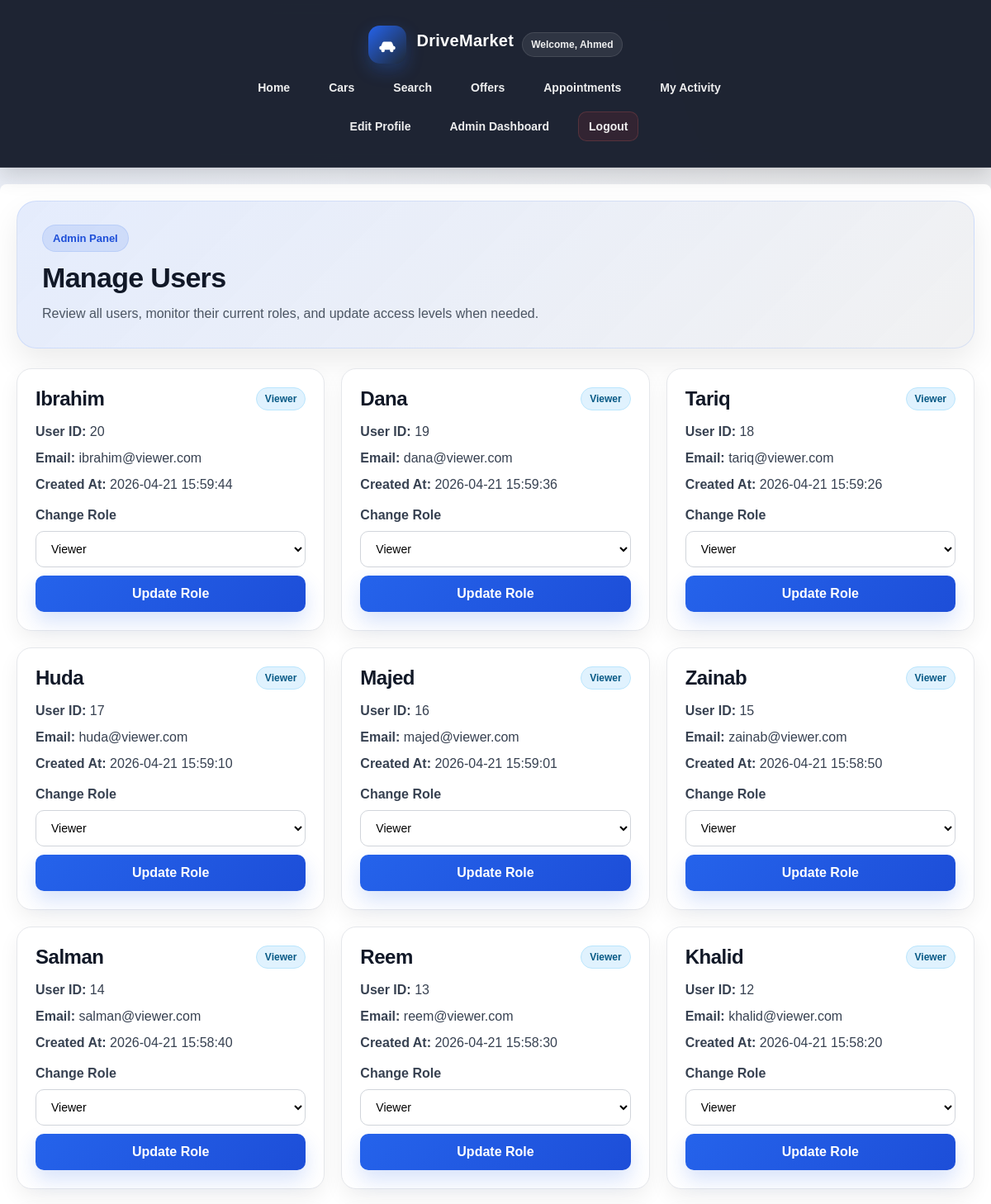
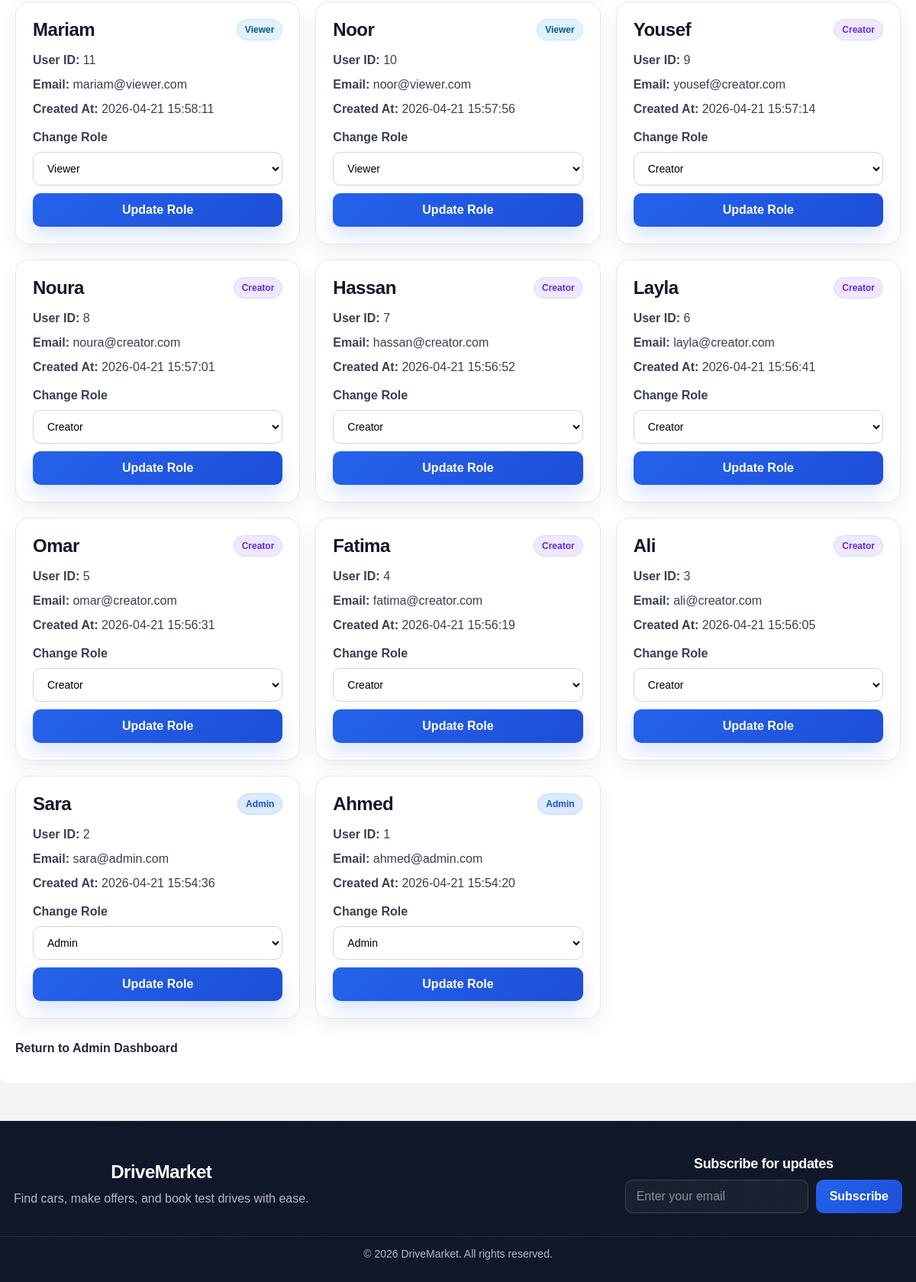
/admin/manage_users.php (signed in), run on the app's committed database (2 pictures, top to bottom).
### tables this page shows
CREATE TABLE `dbProj_users` (
  `user_id` int NOT NULL,
  `username` varchar(50) NOT NULL,
  `email` varchar(100) NOT NULL,
  `password` varchar(255) NOT NULL,
  `role` enum('viewer','creator','admin') DEFAULT 'viewer',
  `created_at` timestamp NULL DEFAULT CURRENT_TIMESTAMP
);

### admin/manage_users.php (the view, shortened to what this page needs)
<?php
$conn = getConnection();
$sql = "SELECT user_id, username, email, role, created_at FROM dbProj_users ORDER BY created_at DESC";
$result = mysqli_query($conn, $sql);
include '../includes/header.php';
?>
<div class="admin-manage-page">
    <div class="form-hero admin-hero">
        <span class="dashboard-badge">Admin Panel</span>
        <h2>Manage Users</h2>
        <p>Review all users, monitor their current roles, and update access levels when needed.</p>
    </div>
    <?php if ($result && mysqli_num_rows($result) > 0): ?>
        <div class="admin-users-grid">
            <?php while ($user = mysqli_fetch_assoc($result)): ?>
                <div class="admin-user-card">
                    <div class="admin-user-top">
                        <h3><?php echo htmlspecialchars($user['username']); ?></h3>
                        <span class="user-role-badge <?php echo htmlspecialchars($user['role']); ?>">
                            <?php echo htmlspecialchars(ucfirst($user['role'])); ?>
                        </span>
                    </div>
                    <div class="admin-user-meta">
                        <p><strong>User ID:</strong> <?php echo htmlspecialchars($user['user_id']); ?></p>
                        <p><strong>Email:</strong> <?php echo htmlspecialchars($user['email']); ?></p>
                        <p><strong>Created At:</strong> <?php echo htmlspecialchars($user['created_at']); ?></p>
                    </div>
                    <form method="POST" class="admin-user-form">
                        <label for="role_<?php echo $user['user_id']; ?>">Change Role</label>
                        <select name="role" id="role_<?php echo $user['user_id']; ?>">
                            <option value="viewer" <?php if ($user['role'] === 'viewer') echo 'selected'; ?>>Viewer</option>
                            <option value="creator" <?php if ($user['role'] === 'creator') echo 'selected'; ?>>Creator</option>
                            <option value="admin" <?php if ($user['role'] === 'admin') echo 'selected'; ?>>Admin</option>
                        </select>
                        <button type="submit" class="form-main-btn">Update Role</button>
                    </form>
                </div>
            <?php endwhile; ?>
        </div>
    <?php endif; ?>
</div>
<p style="margin-top: 20px;">
    <a href="admin_dashboard.php" class="back-link">Return to Admin Dashboard</a>
</p>
<?php include '../includes/footer.php'; ?>

### assets/css/style.css (style rules this page uses)
body { margin: 0; font-family: Arial, sans-serif; background-color: #f4f4f4; color: #222; }
.back-link { display: inline-block; margin-top: 10px; color: #1f2937; font-weight: bold; text-decoration: none; }
:root { --bg: #f3f4f6; --surface: #ffffff; --surface-soft: #f9fafb; --border: #e5e7eb; --text: #111827; --text-soft: #6b7280; --primary: #1f2937; --primary-hover: #111827; --accent: #2563eb; --accent-hover: #1d4ed8; --success: #059669; --danger: #dc2626; --shadow-sm: 0 6px 16px rgba(0, 0, 0, 0.05); --shadow-md: 0 10px 28px rgba(0, 0, 0, 0.08); --shadow-lg: 0 18px 38px rgba(0, 0, 0, 0.12); --radius-md: 12px; --radius-lg: 18px; --radius-xl: 24px; --transition: all 0.25s ease; }
* { box-sizing: border-box; }
html { scroll-behavior: smooth; }
body { margin: 0; font-family: Arial, Helvetica, sans-serif; background: radial-gradient(circle at top left, rgba(37, 99, 235, 0.06), transparent 28%), radial-gradient(circle at top right, rgba(17, 24, 39, 0.06), transparent 25%), var(--bg); color: var(--text); }
h1, h2, h3, h4 { letter-spacing: -0.02em; }
input, select, textarea, button { font: inherit; }
input, select, textarea { transition: var(--transition); }
button, .action-btn, .car-card-link, .search-reset-btn, .pagination-link { transition: var(--transition); }
.dashboard-badge { display: inline-block; background: rgba(37, 99, 235, 0.12); color: #1d4ed8; font-weight: 700; font-size: 13px; padding: 8px 12px; border-radius: 999px; border: 1px solid rgba(37, 99, 235, 0.12); margin-bottom: 12px; }
.admin-hero { background: linear-gradient(135deg, rgba(37, 99, 235, 0.12), rgba(17, 24, 39, 0.06)); border: 1px solid rgba(37, 99, 235, 0.14); }
.form-hero { border-radius: 24px; padding: 28px 30px; box-shadow: 0 16px 36px rgba(0, 0, 0, 0.08); border: 1px solid rgba(37, 99, 235, 0.12); }
.form-hero h2 { margin: 0 0 10px; font-size: 34px; color: #111827; }
.form-hero p { margin: 0; color: #4b5563; line-height: 1.7; }
.form-main-btn { background: linear-gradient(135deg, #2563eb, #1d4ed8); color: #ffffff; border: none; padding: 13px 18px; border-radius: 10px; font-weight: 700; cursor: pointer; transition: all 0.25s ease; box-shadow: 0 12px 24px rgba(37, 99, 235, 0.18); }
.admin-manage-page { display: flex; flex-direction: column; gap: 24px; }
.admin-users-grid { display: grid; grid-template-columns: repeat(auto-fit, minmax(280px, 1fr)); gap: 20px; }
.admin-user-card { background: #ffffff; border: 1px solid #e5e7eb; border-radius: 18px; padding: 22px; box-shadow: 0 10px 24px rgba(0, 0, 0, 0.06); transition: all 0.25s ease; }
.admin-user-top { display: flex; justify-content: space-between; align-items: flex-start; gap: 12px; margin-bottom: 14px; }
.admin-user-top h3 { margin: 0; font-size: 24px; color: #111827; }
.admin-user-meta p { margin: 8px 0; color: #374151; line-height: 1.5; }
.user-role-badge { display: inline-block; padding: 6px 10px; border-radius: 999px; font-size: 12px; font-weight: 700; white-space: nowrap; }
.user-role-badge.viewer { background: #e0f2fe; color: #075985; border: 1px solid #bae6fd; }
.user-role-badge.creator { background: #ede9fe; color: #6d28d9; border: 1px solid #ddd6fe; }
.user-role-badge.admin { background: #dbeafe; color: #1d4ed8; border: 1px solid #bfdbfe; }
.admin-user-form { display: flex; flex-direction: column; gap: 10px; margin-top: 16px; }
.admin-user-form label { font-weight: 600; color: #374151; }
.admin-user-form select { width: 100%; padding: 12px 14px; border: 1px solid #d1d5db; border-radius: 10px; background: #ffffff; font-size: 14px; }

### data on the page
dbproj_users: username "Ibrahim", role "Viewer", user_id "20", email "ibrahim@viewer.com", created_at "2026-04-21 15:59:44"
dbproj_users: username "Dana", role "Viewer", user_id "19", email "dana@viewer.com", created_at "2026-04-21 15:59:36"
dbproj_users: username "Tariq", role "Viewer", user_id "18", email "tariq@viewer.com", created_at "2026-04-21 15:59:26"
dbproj_users: username "Huda", role "Viewer", user_id "17", email "huda@viewer.com", created_at "2026-04-21 15:59:10"
dbproj_users: username "Majed", role "Viewer", user_id "16", email "majed@viewer.com", created_at "2026-04-21 15:59:01"
dbproj_users: username "Zainab", role "Viewer", user_id "15", email "zainab@viewer.com", created_at "2026-04-21 15:58:50"
dbproj_users: username "Salman", role "Viewer", user_id "14", email "salman@viewer.com", created_at "2026-04-21 15:58:40"
dbproj_users: username "Reem", role "Viewer", user_id "13", email "reem@viewer.com", created_at "2026-04-21 15:58:30"
dbproj_users: username "Khalid", role "Viewer", user_id "12", email "khalid@viewer.com", created_at "2026-04-21 15:58:20"
dbproj_users: username "Mariam", role "Viewer", user_id "11", email "mariam@viewer.com", created_at "2026-04-21 15:58:11"
dbproj_users: username "Noor", role "Viewer", user_id "10", email "noor@viewer.com", created_at "2026-04-21 15:57:56"
dbproj_users: username "Yousef", role "Creator", user_id "9", email "yousef@creator.com", created_at "2026-04-21 15:57:14"
dbproj_users: username "Noura", role "Creator", user_id "8", email "noura@creator.com", created_at "2026-04-21 15:57:01"
dbproj_users: username "Hassan", role "Creator", user_id "7", email "hassan@creator.com", created_at "2026-04-21 15:56:52"
dbproj_users: username "Layla", role "Creator", user_id "6", email "layla@creator.com", created_at "2026-04-21 15:56:41"
dbproj_users: username "Omar", role "Creator", user_id "5", email "omar@creator.com", created_at "2026-04-21 15:56:31"
dbproj_users: username "Fatima", role "Creator", user_id "4", email "fatima@creator.com", created_at "2026-04-21 15:56:19"
dbproj_users: username "Ali", role "Creator", user_id "3", email "ali@creator.com", created_at "2026-04-21 15:56:05"
dbproj_users: username "Sara", role "Admin", user_id "2", email "sara@admin.com", created_at "2026-04-21 15:54:36"
dbproj_users: username "Ahmed", role "Admin", user_id "1", email "ahmed@admin.com", created_at "2026-04-21 15:54:20"

### other printed values
$display_name "Ahmed"
